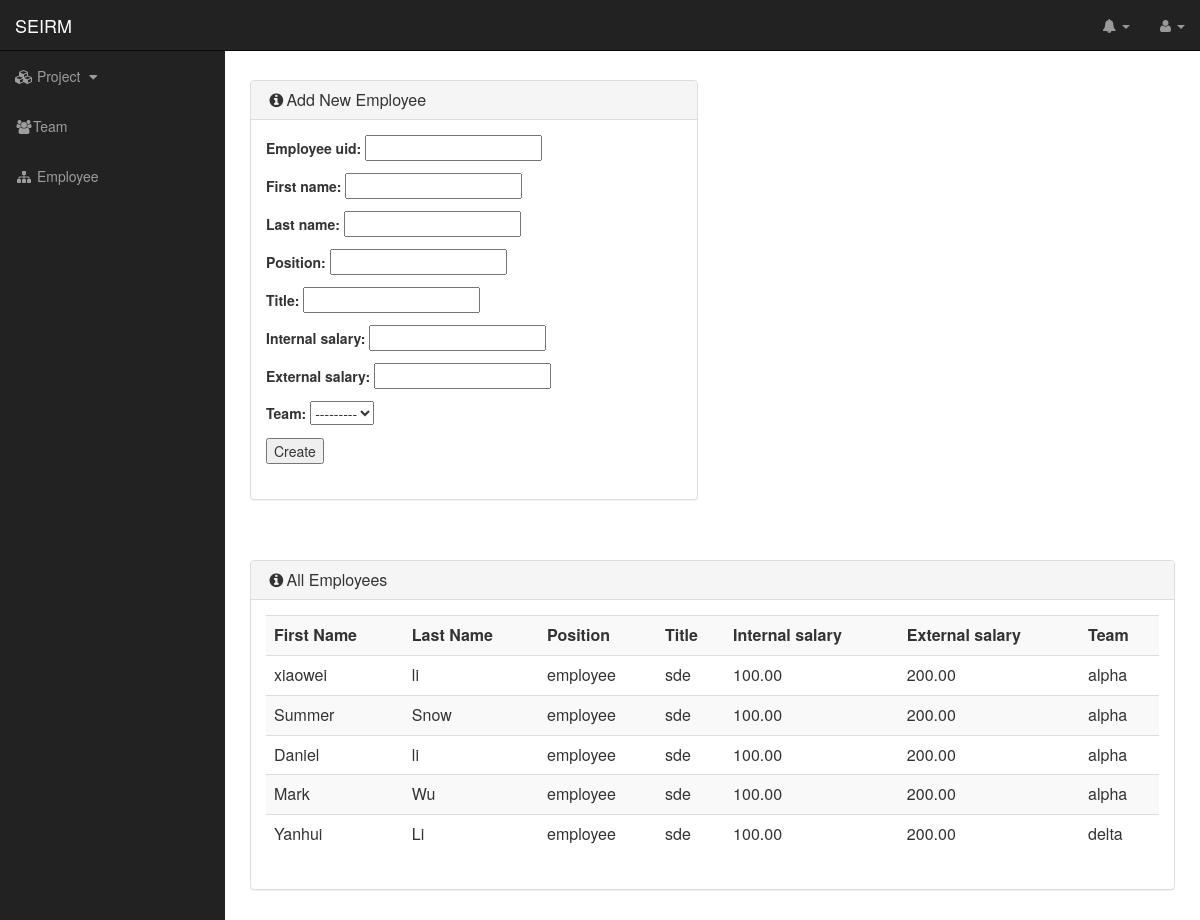
/SEI/admin_employee, run on an earlier commit of the app's database.
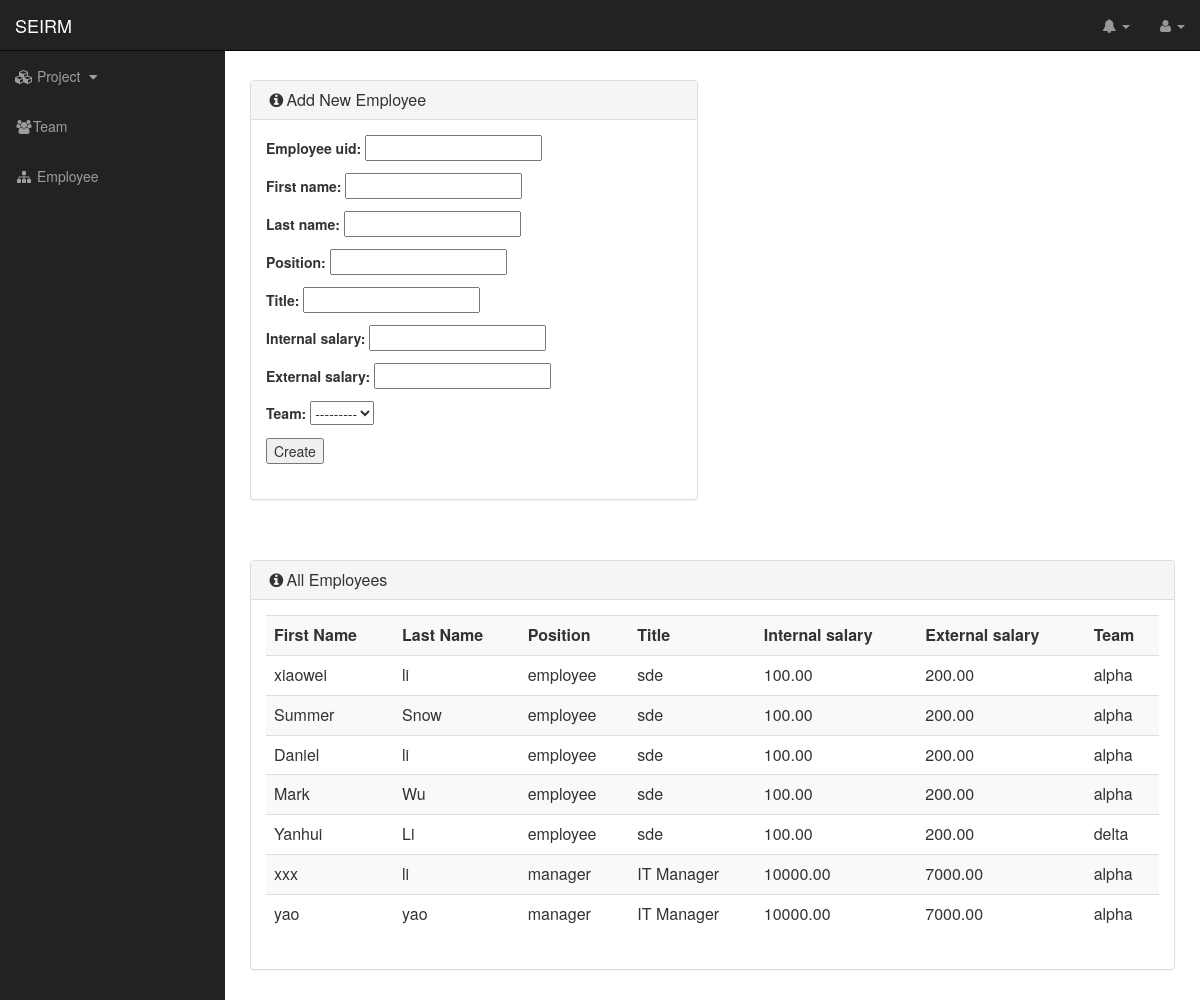
And on a later commit of the database.
### SEI/models.py (models this page shows)
class Employee(models.Model):
    employee_uid = models.CharField(max_length=20,default="")
    first_name = models.CharField(max_length=200, default="", blank=True)
    last_name = models.CharField(max_length=200, default="", blank=True)
    position = models.CharField(max_length=100,default="", blank=True)
    title = models.CharField(max_length=100,default="", blank=True)
    internal_salary = models.DecimalField(max_digits=8, decimal_places=2)
    external_salary = models.DecimalField(max_digits=8, decimal_places=2)
    team = models.ForeignKey(Team)

class Team(models.Model):
    team_name = models.CharField(max_length=50)
    manager = models.ForeignKey('Employee', related_name="manageer", on_delete=models.CASCADE, blank=True, null=True)
    directorate = models.ForeignKey('Employee', related_name="directorate", on_delete=models.CASCADE, blank=True, null=True)
    division = models.CharField(max_length=50)

### SEI/views.py (the view, shortened to what this page needs)
def admin_employee(request):
    context = {}
    messages = []
    employees = Employee.objects.all()
    context['employees'] = employees
    if request.method == 'GET':
        form = EmployeeForm()
        context['form'] = form
        return render(request, 'SEI/admin_employee.html', context)

### SEI/forms.py (shortened to what this page needs)
class EmployeeForm(forms.ModelForm):
    team = EmployeeModelChoiceField(queryset=Team.objects.all())
    class Meta:
        model = Employee
        fields = '__all__'

### SEI/forms.py (called while the page is built)
    def label_from_instance(self, obj):
        return "%s" % (obj.team_name)

### SEI/templates/SEI/admin_employee.html (shortened to what this page needs)
{{% extends 'SEI/base.html' %}
{% block content %}
                <div class="row">
                    <div class="col-lg-6">
                        <div class="panel panel-default">
                            <div class="panel-heading">
                                <h3 class="panel-title"><i class="fa fa-info-circle fa-fw"></i>Add New Employee</h3>
                            </div>
                            <div>
                            	<div class="panel-body">
                            		<div class="list-group">
										<form action="{% url 'adminEmployee' %}" method="post">
											{{ form.as_p }}
										<input type="submit" value="Create">
										</form>
                                </div>
                        </div>
                    </div>
                </div>
</div>
</div>
	<br />
	<br />
                <div class="row">
                    <div class="col-lg-12">
                        <div class="panel panel-default">
                            <div class="panel-heading">
                                <h3 class="panel-title"><i class="fa fa-info-circle fa-fw"></i>All Employees</h3>
                            </div>
                            <div>
                            	<div class="panel-body">
                                    <table id="employee_list" class="table table-striped">
                                      <tr>
                                        <th>First Name</th>
                                        <th>Last Name</th>
                                        <th>Position</th>
                                        <th>Title</th>
                                        <th>Internal salary</th>
                                        <th>External salary</th>
                                        <th>Team</th>
                                      </tr>
                                      {% for employee in employees  %}
                                      <tr>
                                        <td>{{ employee.first_name }}</td>
                                        <td>{{ employee.last_name }}</td>
                                        <td>{{ employee.position }}</td>
                                        <td>{{ employee.title }}</td>
                                        <td>{{ employee.internal_salary }}</td>
                                        <td>{{ employee.external_salary }}</td>
                                        <td>{{ employee.team.team_name }}</td>
                                    </tr>
                                    {% endfor %}
                                    </table>
                                </div>
                        </div>
                    </div>
                </div>
</div>
</div>
{% endblock %}

### SEI/templates/SEI/base.html (shortened to what this page needs)
<!DOCTYPE html>
<html lang="en">
   <head>
      {% load static %}
      <link rel="stylesheet" href="{% static "css/SEIRM.css" %}">
      <link rel="stylesheet" href="{% static "css/bootstrap.min.css" %}">
      <link rel="stylesheet" href="{% static "css/sb-admin.css" %}">
      <link rel="stylesheet" href="{% static "css/plugins/morris.css" %}">
      <link rel="stylesheet" href="{% static "font-awesome/css/font-awesome.min.css" %}"  type="text/css">
   </head>
   <body>
    <div id="wrapper">
        <nav class="navbar navbar-inverse navbar-fixed-top" role="navigation">
            <div class="navbar-header">
                <a class="navbar-brand" href="{% url 'home' %}">SEIRM</a>
            </div>
            <ul class="nav navbar-right top-nav">
                <li class="dropdown">
                    <a href="#" class="dropdown-toggle" data-toggle="dropdown"><i class="fa fa-bell"></i> <b class="caret"></b></a>
                </li>
                <li class="dropdown">
                    <a href="#" class="dropdown-toggle" data-toggle="dropdown"><i class="fa fa-user"></i> {{ user.get_full_name }} <b class="caret"></b></a>
                </li>
            </ul>
            <div class="collapse navbar-collapse navbar-ex1-collapse">
                <ul class="nav navbar-nav side-nav">
                    <li>
                        <a href="javascript:;" data-toggle="collapse" data-target="#Project"><i class="fa fa-fw fa-cubes"></i> Project <i class="fa fa-fw fa-caret-down"></i></a>
                    </li>
                    <li>
                        <a href="{% url 'teamsearch' %}"><i class="fa fa-fw fa-users"></i>Team</a>
                    </li>
                    <li>
                        <a href="{% url 'employeesearch' %}"><i class="fa fa-fw fa-sitemap"></i> Employee</a>
                    </li>
                </ul>
            </div>
        </nav>
        <div id="page-wrapper">
                    <div class="container-fluid">
            {% block content %}
            {% endblock %}
            </div>
        </div>
   </body>
</html>

### SEI/static/css/SEIRM.css (style rules this page uses)
body { padding-top: 0px; }
* { .border-radius(0) !important; }

### SEI/static/css/sb-admin.css (style rules this page uses)
body { margin-top: 100px; background-color: #fff; height: 100% }
@media (min-width:768px) { body { margin-top: 50px; } }
#wrapper { padding-left: 0; }
#page-wrapper { width: 100%; height: 100% padding: 0; background-color: #fff; }
@media (min-width:768px) { #wrapper { padding-left: 225px; } }
@media (min-width:768px) { #page-wrapper { padding: 10px; } }
.top-nav { padding: 0 15px; }
.top-nav>li { display: inline-block; float: left; }
.top-nav>li>a { padding-top: 15px; padding-bottom: 15px; line-height: 20px; color: #999; }
@media (min-width:768px) { .side-nav { position: fixed; top: 51px; left: 225px; width: 225px; margin-left: -225px; border: none; border-radius: 0; overflow-y: auto; background-color: #222; bottom: 0; overflow-x: hidden; padding-bottom: 40px; } }
@media (min-width:768px) { .side-nav>li>a { width: 225px; } }

What changed in the data, as far as the page shows it:
added Employee: first_name "xxx", last_name "li", position "manager", title "IT Manager", internal_salary "10000.00", external_salary "7000.00", team.team_name "alpha"
added Employee: first_name "yao", last_name "yao", position "manager", title "IT Manager", internal_salary "10000.00", external_salary "7000.00", team.team_name "alpha"
